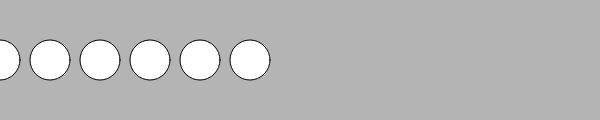
Frame 1 (no input)
Frame 60 (no input): identical to frame 1, image omitted
Frame 120 (the mouse pressed at the canvas centre since frame 60): identical to frame 1, image omitted

The p5.js sketch that drew this single still picture (run headless with seeded random() and noise() and a simulated clock; from frame 60 on, the mouse is pressed at the canvas centre):

// p5.js sketch
// ── sketch.js
function setup( ){
    createCanvas(600,120);
}

function draw( ){
    background(180);

    var x = 0;// The row will begi at the initialized x position so changing the to 0 starts on the left
    while(x<width/2){ // this condition will now be met when x reaches half of the canvas
        ellipse(x,60,40,40); //draw an ellipse at that x location
        x=x+50//increase the value of x by 50 so that they are 50 pixels apart
    }

}
